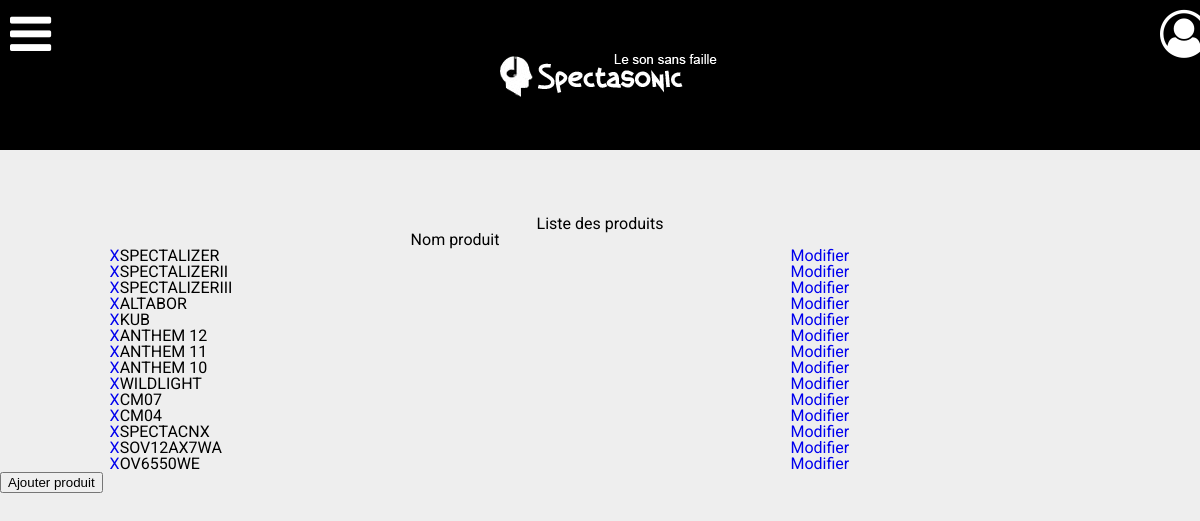
The app's page /admin/Article/lstArticles.php with its own data.
### tables this page shows
CREATE TABLE IF NOT EXISTS `article` (
  `id_article` INT(11) NOT NULL AUTO_INCREMENT,
  `name` VARCHAR(50) CHARACTER SET 'utf8' COLLATE 'utf8_unicode_ci' NOT NULL,
  `reference` VARCHAR(20) CHARACTER SET 'utf8' COLLATE 'utf8_unicode_ci' NULL DEFAULT NULL,
  `quantity` INT(3) NOT NULL,
  `public_price` INT(6) NOT NULL,
  `weight` FLOAT NULL DEFAULT NULL,
  `dimension` VARCHAR(50) CHARACTER SET 'utf8' COLLATE 'utf8_unicode_ci' NULL DEFAULT NULL,
  `picture` VARCHAR(50) CHARACTER SET 'utf8' COLLATE 'utf8_unicode_ci' NULL DEFAULT NULL,
  `manufacturer_id_manufacturer` INT(11) NOT NULL,
  `article_category_code` INT(11) NOT NULL,
  `article_category_language_id_language` INT(11) NOT NULL,
  PRIMARY KEY (`id_article`),
  INDEX `fk_article_manufacturer1_idx` (`manufacturer_id_manufacturer` ASC),
  INDEX `fk_article_article_category1_idx` (`article_category_code` ASC, `article_category_language_id_language` ASC),
  CONSTRAINT `fk_article_manufacturer1`
    FOREIGN KEY (`manufacturer_id_manufacturer`)
    REFERENCES `manufacturer` (`id_manufacturer`)
    ON DELETE CASCADE
    ON UPDATE CASCADE,
  CONSTRAINT `fk_article_article_category1`
    FOREIGN KEY (`article_category_code` , `article_category_language_id_language`)
    REFERENCES `article_category` (`code` , `language_id_language`)
    ON DELETE CASCADE
    ON UPDATE CASCADE);

### Class/Functions.php (called while the page is built, shortened)
<?php
require_once("DbConnection.php");
require_once("Products.php");
Class Functions{
  private $products;
  function __construct(){
    $this->_DB = new DbConnection();
    $this->products = new Products($this->_DB);
  }
  function getProducts()
  {
    return $this->products->listProducts();
  }
}

### Class/Products.php (called while the page is built, shortened)
<?php
class Products {
  private $DB;
     function __construct($DB) {
       $this->DB = $DB;
     }
     public function listProducts()
     {
        $sql = "SELECT * FROM article";
        $sth = $this->DB->query($sql);
        return $sth->fetchAll(PDO::FETCH_ASSOC);
     }
}

### Class/DbConnection.php (called while the page is built, shortened)
<?php
class DbConnection {
    private $dsn = 'mysql:dbname=pepsi2;host=localhost';
    private  $user = 'admin';
    private  $password = '1234';
    private $dbh = false;
    public function dbConect(){
      if ( ! $this->dbh ){
        try {
          $this->dbh = new PDO($this->dsn, $this->user, $this->password, array(PDO::ATTR_ERRMODE => PDO::ERRMODE_WARNING));
          $this->dbh->exec('SET NAMES UTF8');
        } catch (PDOException $e) {
          die('Connexion échouée : ' . $e->getMessage());
        }
      }
    }
    public function query($stat, $arg = false)
    {
      try {
        if ($arg) {
            if (!is_array($arg)) {
                $arg = array($arg);
            }
            $req = $this->dbh->prepare($stat);
            $req->execute($arg);
        } else {
            $req = $this->dbh->query($stat);
        }
        if(strtoupper(explode(" ", $stat)[0]) == "INSERT"){
          return $this->dbh->lastInsertId();
        }
        elseif(strtoupper(explode(" ", $stat)[0]) == "UPDATE" || strtoupper(explode(" ", $stat)[0]) == "DELETE") {
          return $req->rowCount();
        }
        else
        {
          return $req;
        }
      } catch (PDOException $e) {
        die('Problème rencontré lors de l execution de la requete : ' . $e->getMessage());
      }
    }
}

### admin/Article/lstArticles.php (the view, shortened to what this page needs)
<?php
    include "../../Class/Functions.php";
    require_once "../../header.php";
    $lstFunctions = new Functions();
    $content = "<br><h3 class=\"title-list\">Liste des produits</h3>";
    $content .=  "<table class=\"table-list\">";
    $content .=  "<tr>";
      $content .=  "<th></th>";
      $content .=  "<th>Nom produit</td>";
      $content .=  "<th></th>";
    $content .=  "</tr>";
    foreach ($lstFunctions->getProducts() as $product) {
      $content .= "<tr>";
        $content .= "<td><a href=../Article/deleteProduct.php?product=".$product['id_article']."> X </a></td>";
        $content .= "<td>". $product['name']."</td>";
        $content .= "<td><a href=../Article/updateProduct.php?product=".$product['id_article'].">Modifier</a></td>";
      $content .= "</tr>";
    }
    $content .=  "</table>";
    $content .= "<a href=addProduct.php><input type=\"submit\" class=\"upload-submit\" value=\"Ajouter produit\"></a>";
    echo $content;
    include '../../footer.php';
  ?>

### css/style.css (style rules this page uses)
html,body,div,span,applet,object,iframe,h1,h2,h3,h4,h5,h6,p,blockquote,pre,a,abbr,acronym,address,big,cite,code,del,dfn,em,img,ins,kbd,q,s,samp,small,strike,strong,sub,sup,tt,var,b,u,i,center,dl,dt,dd,ol,ul,li,fieldset,form,label,legend,table,caption,tbody,tfoot,thead,tr,th,td,article,aside,canvas,details,embed,figure,figcaption,footer,header,hgroup,menu,nav,output,ruby,section,summary,time,mark,audio,video { margin:0;padding:0;border:0;font-size:100%;font:inherit;vertical-align:baseline }
body { line-height:1 }
table { border-collapse:collapse;border-spacing:0 }
body { font-family:'Roboto',sans-serif;background:#eee }
a { text-decoration:none }
.title-list { text-align:center }
.table-list { width:90%;margin:0 auto }
.table-list tbody tr td:first-child { text-align:right }

### records on screen
article: name "SPECTALIZER"
article: name "SPECTALIZERII"
article: name "SPECTALIZERIII"
article: name "ALTABOR"
article: name "KUB"
article: name "ANTHEM 12"
article: name "ANTHEM 11"
article: name "ANTHEM 10"
article: name "WILDLIGHT"
article: name "CM07"
article: name "CM04"
article: name "SPECTACNX"
article: name "SOV12AX7WA"
article: name "OV6550WE"
